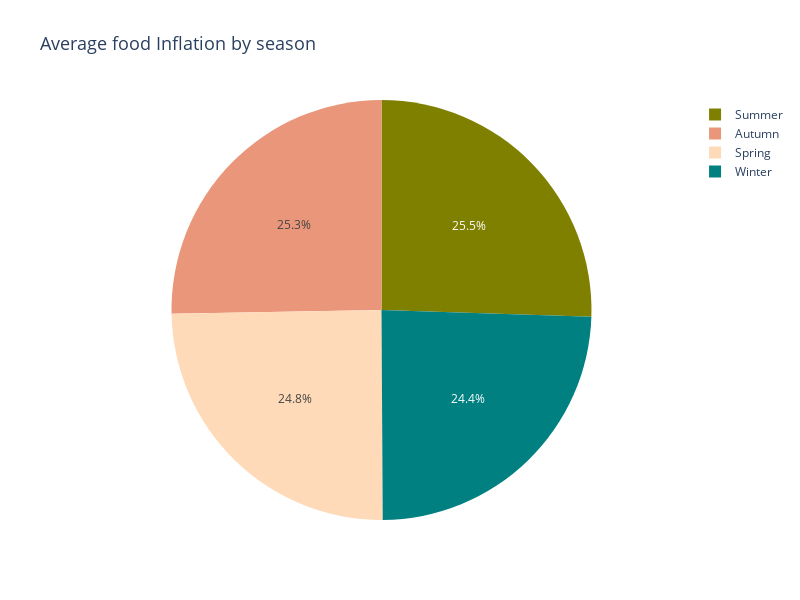

The code cell stored with this chart in its notebook:
### Code cell
seasonal_inflation = yearly_inflation.groupby('season', as_index=False)['Inflation'].mean()
seasonal_inflation = seasonal_inflation.sort_values('season')

fig = px.pie(
    seasonal_inflation,
    names='season',
    values='Inflation',
    title='Average food Inflation by season',
    template='plotly_white',
    width=800,
    height=600
)

fig.update_layout(
    title_font_size=18
)
fig.update_traces(marker=dict(colors=['darksalmon', 'peachpuff', 'olive', 'teal']))
fig.show()

### Figure 1 — Plotly figure (JSON) as saved in the notebook; plotly's stock layout.template omitted (floating-point values rounded to 4 significant figures)
{"data": [{"domain": {"x": [0, 1], "y": [0, 1]}, "hovertemplate": "season=%{label}<br>Inflation=%{value}<extra></extra>", "labels": ["Autumn", "Spring", "Summer", "Winter"], "legendgroup": "", "marker": {"colors": ["darksalmon", "peachpuff", "olive", "teal"]}, "name": "", "showlegend": true, "type": "pie", "values": [14.48, 14.2, 14.61, 13.96]}], "layout": {"height": 600, "legend": {"tracegroupgap": 0}, "title": {"font": {"size": 18}, "text": "Average food Inflation by season"}, "width": 800}}
